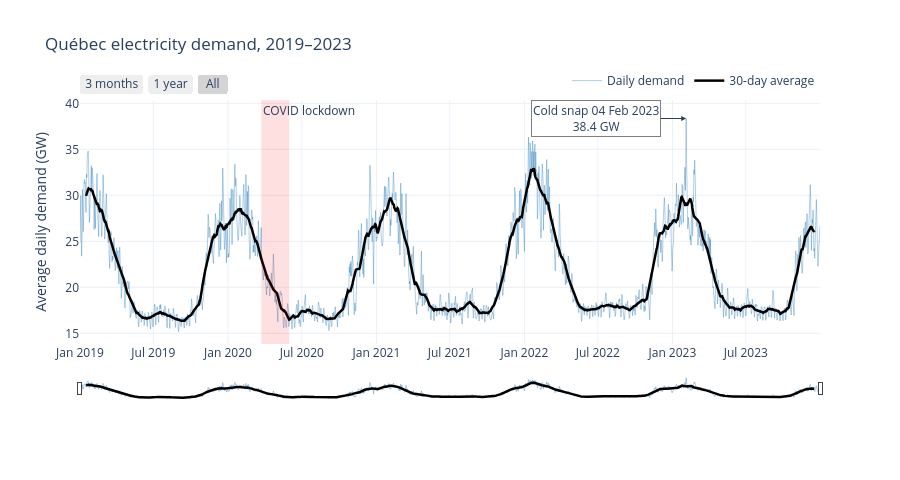

The cell this chart's notebook holds for it:
### Markdown cell above
### Demand by weekday

- **Weekday effect, season removed** (right panel): each day is compared with the average of its own month, so winter vs summer does not distort the comparison.
- Monday–Thursday run about **+1.3%** above a normal day for the season, Friday **+0.5%**, Saturday **−2.7%** and Sunday **−3.0%**. The weekday–weekend gap is about **4%**, roughly **0.9 GW** on an average day, as businesses and industry use less on weekends.
- A 4% weekly swing is several times the target forecast error (~1%), so the model needs calendar features (day of week, weekend flag).

### Code cell
import plotly.graph_objects as go

roll = d["gw"].rolling(30, center=True).mean()
peak = d["gw"].idxmax()

fig1 = go.Figure()
fig1.add_scatter(
    x=d.index, y=d["gw"], customdata=d["temp_mean"], mode="lines", name="Daily demand",
    line=dict(width=1, color="rgba(31,119,180,0.35)"),
    hovertemplate="%{x|%a %d %b %Y}<br><b>%{y:.1f} GW</b> at %{customdata:.1f} °C<extra></extra>")
fig1.add_scatter(
    x=roll.index, y=roll, mode="lines", name="30-day average",
    line=dict(width=2.5, color="black"),
    hovertemplate="30-day average: %{y:.1f} GW<extra></extra>")

fig1.add_vrect(x0="2020-03-23", x1="2020-05-31", fillcolor="red", opacity=0.12, line_width=0,
               annotation_text="COVID lockdown", annotation_position="top left")
fig1.add_annotation(x=peak, y=d.loc[peak, "gw"], showarrow=True, arrowhead=2, ax=-90, ay=0,
                    text=f"Cold snap {peak:%d %b %Y}<br>{d.loc[peak, 'gw']:.1f} GW",
                    bgcolor="white", bordercolor="grey")

fig1.update_layout(
    title="Québec electricity demand, 2019–2023",
    yaxis_title="Average daily demand (GW)",
    template="plotly_white", height=480, hovermode="x unified",
    legend=dict(orientation="h", yanchor="bottom", y=1.02, x=1, xanchor="right"),
    xaxis=dict(
        rangeslider=dict(visible=True, thickness=0.08),
        rangeselector=dict(buttons=[
            dict(count=3, label="3 months", step="month", stepmode="backward"),
            dict(count=1, label="1 year", step="year", stepmode="backward"),
            dict(step="all", label="All"),
        ])))
fig1.write_html(FIG / "demand_over_time.html")
fig1.show()

### Figure 1 — Plotly figure (JSON) as saved in the notebook; plotly's stock layout.template omitted (floating-point values rounded to 4 significant figures; data arrays with more than 128 entries replaced by an {"elided": "..."} marker saying what was removed)
{"data": [{"customdata": {"elided": "1825 float values"}, "hovertemplate": "%{x|%a %d %b %Y}<br><b>%{y:.1f} GW</b> at %{customdata:.1f} °C<extra></extra>", "line": {"color": "rgba(31,119,180,0.35)", "width": 1}, "mode": "lines", "name": "Daily demand", "type": "scatter", "x": {"elided": "1825 str values"}, "y": {"elided": "1825 float values"}}, {"hovertemplate": "30-day average: %{y:.1f} GW<extra></extra>", "line": {"color": "black", "width": 2.5}, "mode": "lines", "name": "30-day average", "type": "scatter", "x": {"elided": "1825 str values"}, "y": {"elided": "1825 float values"}}], "layout": {"annotations": [{"showarrow": false, "text": "COVID lockdown", "x": "2020-03-23", "xanchor": "left", "xref": "x", "y": 1, "yanchor": "top", "yref": "y domain"}, {"arrowhead": 2, "ax": -90, "ay": 0, "bgcolor": "white", "bordercolor": "grey", "showarrow": true, "text": "Cold snap 04 Feb 2023<br>38.4 GW", "x": "2023-02-04T00:00:00", "y": 38.35}], "height": 480, "hovermode": "x unified", "legend": {"orientation": "h", "x": 1, "xanchor": "right", "y": 1.02, "yanchor": "bottom"}, "shapes": [{"fillcolor": "red", "line": {"width": 0}, "opacity": 0.12, "type": "rect", "x0": "2020-03-23", "x1": "2020-05-31", "xref": "x", "y0": 0, "y1": 1, "yref": "y domain"}], "title": {"text": "Québec electricity demand, 2019–2023"}, "xaxis": {"rangeselector": {"buttons": [{"count": 3, "label": "3 months", "step": "month", "stepmode": "backward"}, {"count": 1, "label": "1 year", "step": "year", "stepmode": "backward"}, {"label": "All", "step": "all"}]}, "rangeslider": {"thickness": 0.08, "visible": true}}, "yaxis": {"title": {"text": "Average daily demand (GW)"}}}}
